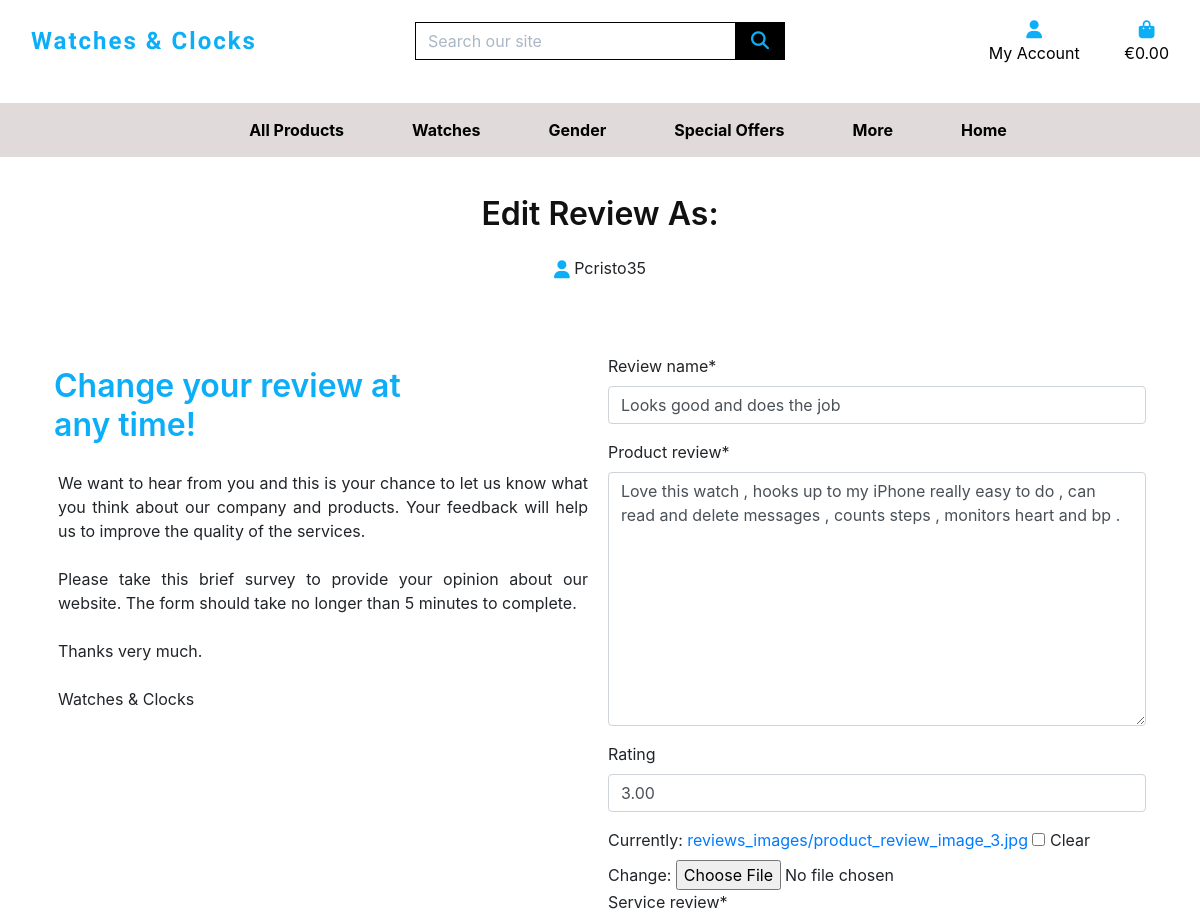
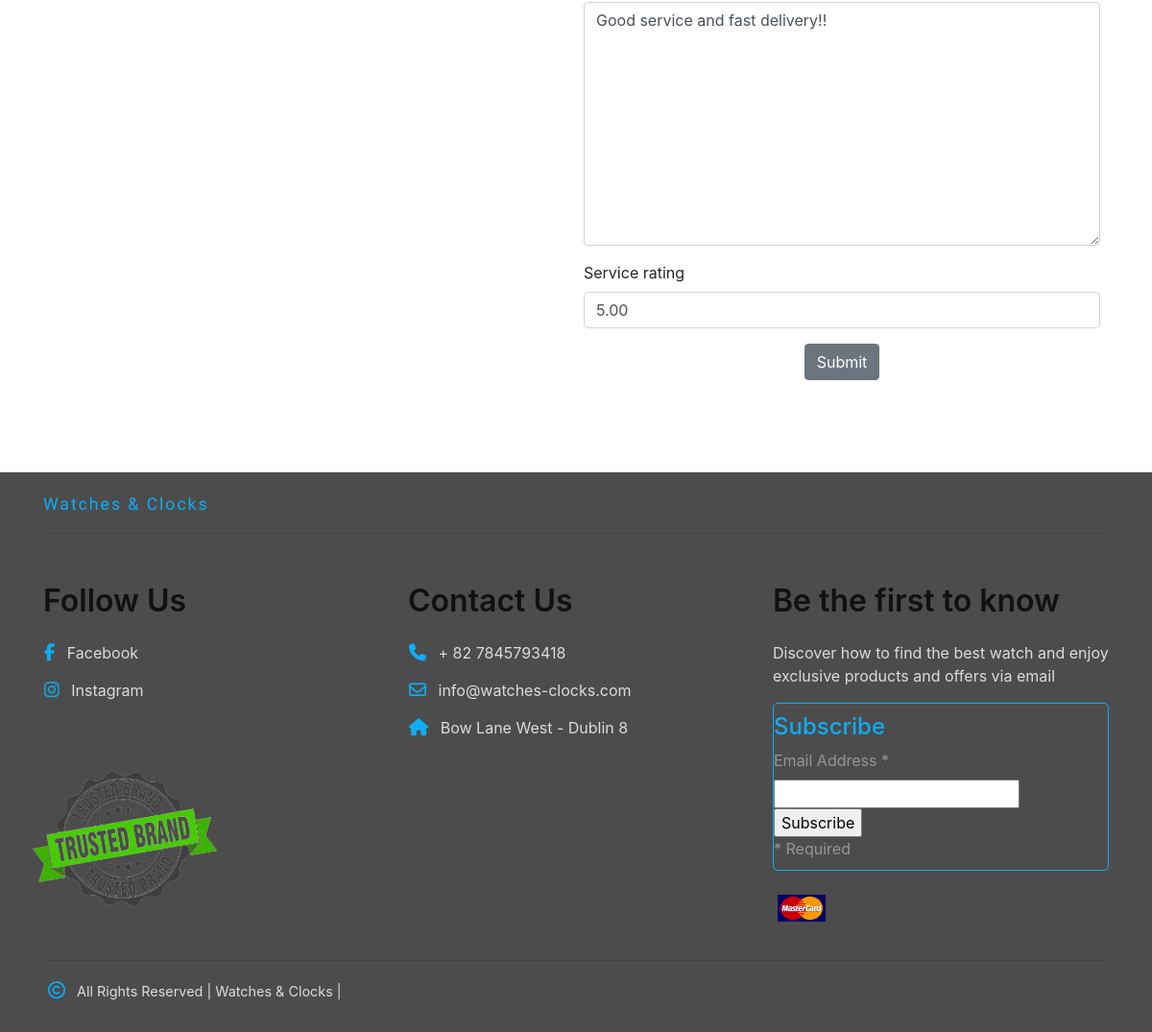
Page /reviews/edit_review/9 (signed in) on the committed database (2 pictures, top to bottom).
### reviews/models.py (models this page shows, shortened)
class Reviews(models.Model):
    class Meta:
        verbose_name_plural = 'Reviews'
    review_name = models.CharField(max_length=100)
    name = models.CharField(max_length=20)
    image = models.ImageField(upload_to='reviews_images/', null=True, blank=True)
    timestamp = models.DateTimeField(auto_now_add=True)
    product_review = models.TextField(max_length=300)
    rating = models.DecimalField(
        max_digits=6, decimal_places=2, null=True, blank=True)
    service_review = models.TextField(null=True, max_length=100)
    service_rating = models.DecimalField(
        max_digits=6, decimal_places=2, null=True, blank=True)
    approved = models.BooleanField(default=False)

### reviews/views.py (the view)
# urls.py: path('edit_review/<int:pk>', views.EditReview.as_view(), name='edit_review'),
class EditReview(LoginRequiredMixin, SuccessMessageMixin, UpdateView):
    model = Reviews
    form_class = ReviewsForm
    template_name = 'reviews/add_edit_review.html'
    success_message = 'The review was successfully updated'

### reviews/forms.py
class ReviewsForm(forms.ModelForm):
    class Meta:
        model = Reviews
        fields = ('review_name', 'product_review', 'rating', 'image', 'service_review', 'service_rating')

### bag/contexts.py (called while the page is built, shortened)
def bag_contents(request):
    bag_items = []
    total = 0
    product_count = 0
    bag = request.session.get('bag', {})
    if total < settings.FREE_DELIVERY_THRESHOLD:
        delivery = total * Decimal(settings.STANDARD_DELIVERY_PERCENTAGE / 100)
        free_delivery_delta = settings.FREE_DELIVERY_THRESHOLD - total
    else:
        delivery = 0
        free_delivery_delta = 0
    grand_total = delivery + total
    context = {
        'bag_items': bag_items,
        'total': total,
        'product_count': product_count,
        'delivery': delivery,
        'free_delivery_delta': free_delivery_delta,
        'free_delivery_threshold': settings.FREE_DELIVERY_THRESHOLD,
        'grand_total': grand_total,
    }
    return context

### banners/context_processors.py (called while the page is built)
def banner_carousel(request):
    banners_carousel =  BannerCarousel.objects.filter(featured=True)
    context = {
        'banners_carousel': banners_carousel,
    }
    return context

def banner_bottom(request):
    home_banner_bottom = BannerBottom.objects.filter(featured=True)
    context = {
        'home_banner_bottom': home_banner_bottom,
    }
    return context

def banner_vertival(request):
    banner_vertival = BannerVerical.objects.filter(featured=True)
    context = {
        'banner_vertival': banner_vertival,
    }
    return context

### products/context_processors.py (called while the page is built)
def products_selected(request):
    products_selected = Product.objects.filter(featured=True)
    context = {
        'products_selected': products_selected,
    }
    return context

def products_promotion(request):
    products_promotion = Product.objects.filter(promotion=True)
    context = {
        'products_promotion': products_promotion,
    }
    return context

def comming_soon(request):
    comming_soon = Product.objects.filter(comming_soon=True)
    context = {
        'comming_soon': comming_soon,
    }
    return context

### reviews/context_processors.py (called while the page is built)
def service_reviews(request):
    service_reviews = Reviews.objects.filter(
        approved=True).order_by("-timestamp")
    context = {
        'service_reviews': service_reviews,
    }
    return context

### reviews/templates/reviews/add_edit_review.html (shortened to what this page needs)
{% extends "base.html" %} {% load static %} {% block page_header %}
<div class="container header-container">
</div>
{% endblock %} {% block content %}
<div id="add_review" class="edit-comments">
  <div class="container">
    <div class="row p-3">
      <div class="col-12 text-center">
        {% if reviews %}
        <h1 class="sub-title mt-70">Edit Review As:</h1>
        <p> {{ user.username  | slice:":10" }}</p>
        {% else %}
        <h1 class="sub-title mt-70">Add Review As:</h1>
         <p><i class="fas fa-user fa-lg interactive-color"></i> {{ user.username  | slice:":10" }}</p>
        {% endif %}
      </div>
      <div class="col-md-6 mt-5 text-justify p-2">
        {% if reviews %}
        <h2 class="sub-title interactive-color">Change your review at<br>any time!</h2>
        {% else %}
        <h2 class="sub-title interactive-color">Your Opinion Matters!</h2>
        {% endif %}
        <p class="p-1">
          We want to hear from you and this is your chance to let us know what you think
          about our company and products. Your feedback will help us to improve the quality of the services.
        </p>
        <p class="p-1">
        Please take this brief survey to provide your opinion about our website. The
        form should take no longer than 5 minutes to complete.
        </p>
        <p class="p-1">
          Thanks very much.
        </p>
        <p class="p-1">
          Watches & Clocks
        </p>
      </div>
      <div class="col-md-6 p-2">
        <form method="post" enctype="multipart/form-data">
            {% for field in form %}
                {% if field.name != 'image' %}
                    {{ field | as_crispy_field }}
                {% else %}
                    {{ field }}
                {% endif %}
            {% endfor %}
          <div class="text-center">
            <button
              class="btn btn-secondary right mb-4"
              type="submit"
              value="Save"
            >
              Submit
            </button>
          </div>
        </form>
      </div>
    </div>
  </div>
</div>
{% endblock %}

### static/css/main.css (style rules this page uses)
* { -webkit-transition: all ease 0.2s; text-decoration: none !important; -o-transition: all ease 0.2s; -webkit-transition: all ease 0.3s; -moz-transition: all ease 0.3s; -o-transition: all ease 0.3s; transition: all ease0.3s; }
body { height: 100%; padding: 0; margin: 0; }
:root { --iterative-color: rgb(13, 174, 248); --overlay-black: rgba(0, 0, 0, 0.7); --fully-black: rgb(17, 17, 17); --light-grey: rgb(224, 218, 218); --white: rgb(255, 255, 255); --orange: rgb(236, 170, 115); --red: rgb(228, 15, 15); --text-white: rgb(250, 235, 215); --text-grey: rgb(153, 150, 145); --text-black: rgba(17, 17, 17); }
.sub-title { font-size: 2rem; color: var(--text-black); font-weight: 600; padding: 15px 0; }
.interactive-color { color: var(--iterative-color) !important; }
@media (min-width: 992px) { .header-container { padding-top: 164px; } }

### reviews/static/reviews/css/reviews.css (style rules this page uses)
#add_review form { margin: 50px auto 0; display: block; width: inherit; }

### rows in the picture
Reviews: review_name "Looks good and does the job" "Love this watch , hooks up to my iPhone really easy to do , can read and delete messages , counts steps , monitors heart and bp ." "3.00" "Good service and fast delivery!!" "5.00"

### other values in the picture
{{ user.username  | slice:":10" }} "Pcristo35"
